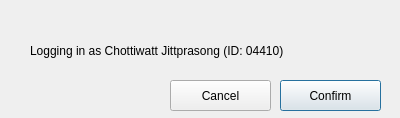
<?xml version="1.0" encoding="UTF-8"?>
<ui version="4.0">
 <class>loginDialog</class>
 <widget class="QDialog" name="loginDialog">
  <property name="geometry">
   <rect>
    <x>0</x>
    <y>0</y>
    <width>400</width>
    <height>118</height>
   </rect>
  </property>
  <property name="windowTitle">
   <string>Login Confirmation</string>
  </property>
  <widget class="QLabel" name="label">
   <property name="geometry">
    <rect>
     <x>30</x>
     <y>40</y>
     <width>341</width>
     <height>21</height>
    </rect>
   </property>
   <property name="text">
    <string>Logging in as Chottiwatt Jittprasong (ID: 04410)</string>
   </property>
  </widget>
  <widget class="QPushButton" name="pushButton">
   <property name="geometry">
    <rect>
     <x>280</x>
     <y>80</y>
     <width>101</width>
     <height>31</height>
    </rect>
   </property>
   <property name="text">
    <string>Confirm</string>
   </property>
  </widget>
  <widget class="QPushButton" name="pushButton_2">
   <property name="geometry">
    <rect>
     <x>170</x>
     <y>80</y>
     <width>101</width>
     <height>31</height>
    </rect>
   </property>
   <property name="text">
    <string>Cancel</string>
   </property>
  </widget>
 </widget>
 <resources/>
 <connections/>
</ui>
